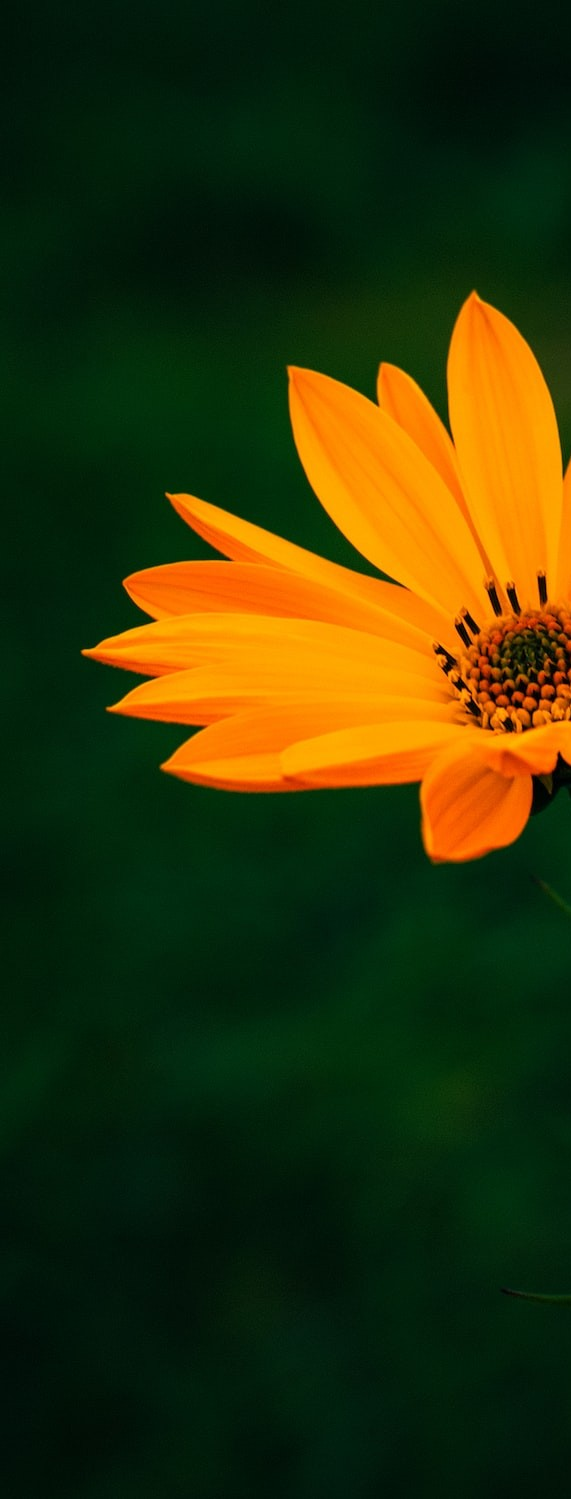
#> input picture image-stitching-segmentation/flower1.jpeg, 571 x 1499 px
$ jupyter execute 'Image Stitching and Segmentation.ipynb'
#> lines starting #> are read from the running program, lines starting #| are printed output that depends on the picture; after the words box and inside, x2 and y2 are one past the last pixel; in counts of white or black regions, pixels touching at a corner belong together
[cell 1]
import cv2
import numpy as np
import matplotlib.pyplot as plt

# Image Stitching

[cell 2]
# Loading images
image1 = cv2.imread('./flower1.jpeg')
#> image1 is the input picture: shape (1499, 571, 3); mean B, G, R 8.8, 51, 45.8
plt.figure(figsize=(8,8))
plt.imshow(cv2.cvtColor(image1, cv2.COLOR_BGR2RGB))

[cell 3]
image2 = cv2.imread('./flower2.jpeg')
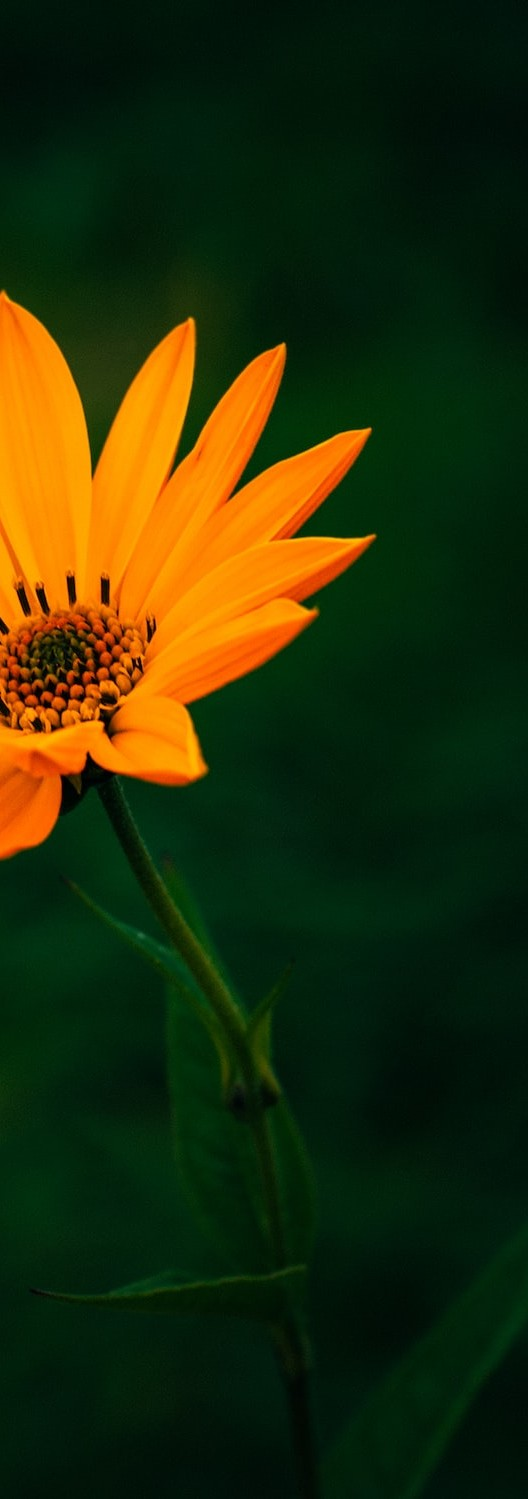
#> input picture image-stitching-segmentation/flower2.jpeg, 528 x 1499 px
#> image2 is the input picture: shape (1499, 528, 3); mean B, G, R 8.9, 45.3, 36.8
plt.figure(figsize=(8,8))
plt.imshow(cv2.cvtColor(image2, cv2.COLOR_BGR2RGB))

[cell 4]
# Stitcher object
stitcher = cv2.Stitcher.create()

# Stitch the images
(status, stitched) = stitcher.stitch([image1, image2])
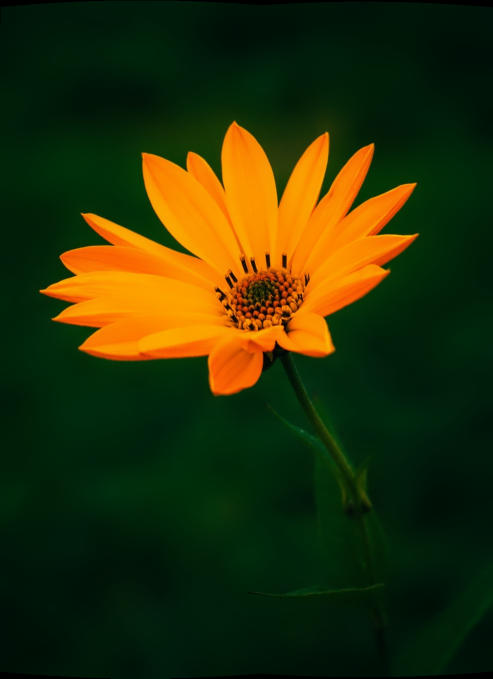
#> stitched: shape (1357, 986, 3) (shown at 1/2 size); mean B, G, R 7.9, 47.8, 40.8
#> status = 0

plt.figure(figsize=(8,8))

# If the stitching was successful
if status == cv2.Stitcher_OK:
    plt.imshow(cv2.cvtColor(stitched, cv2.COLOR_BGR2RGB))
else:
    print("Image stitching failed.")

# Image Segmentation

[cell 5]
image = stitched

gray = cv2.cvtColor(image, cv2.COLOR_BGR2GRAY)
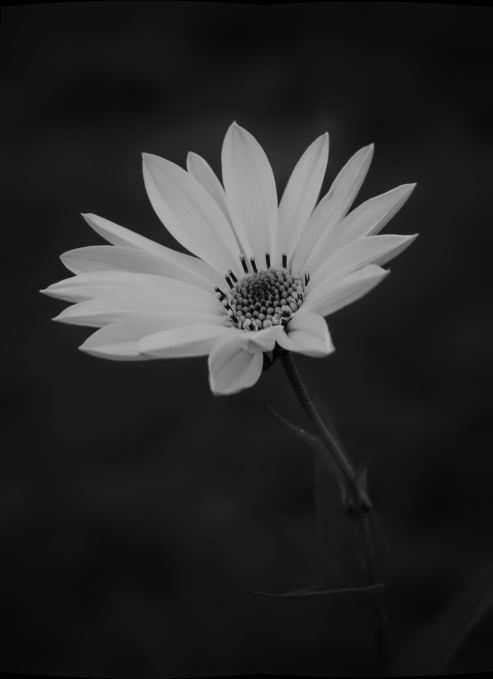
#> gray: shape (1357, 986) (shown at 1/2 size); min 0, max 183, mean 41.2

# Canny edge detection
edges = cv2.Canny(gray, 0, 200)
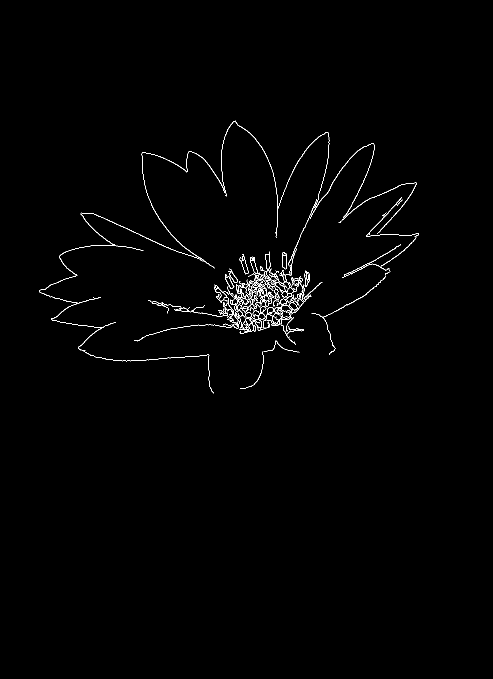
#> edges: shape (1357, 986) (shown at 1/2 size); 0.84% white in thin lines or dots, all inside (x1, y1, x2, y2) = (79, 241, 838, 787)

# Contours
contours, hierarchy = cv2.findContours(edges, cv2.RETR_EXTERNAL, cv2.CHAIN_APPROX_SIMPLE)
#> contours = 70 contours, 42 with area under 20; largest, box (x1, y1, x2, y2) and area: (538, 497, 610, 629) 845, (478, 621, 540, 668) 736, (442, 241, 834, 476) 422, (488, 544, 535, 597) 326, (161, 305, 429, 537) 257

# Draw the contours on the original image
segmented_image = cv2.drawContours(image, contours, -1, (0, 255, 0), 6)
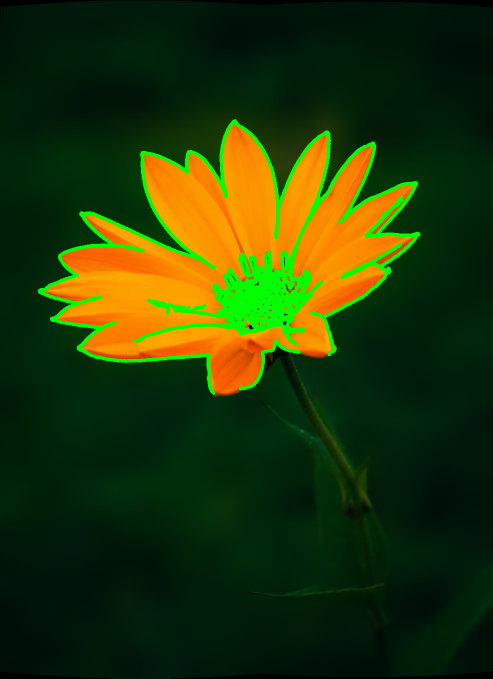
#> segmented_image: shape (1357, 986, 3) (shown at 1/2 size); mean B, G, R 7.7, 54.7, 34.2

[cell 6]
plt.figure(figsize=(10,10))
plt.imshow(cv2.cvtColor(segmented_image, cv2.COLOR_BGR2RGB))
